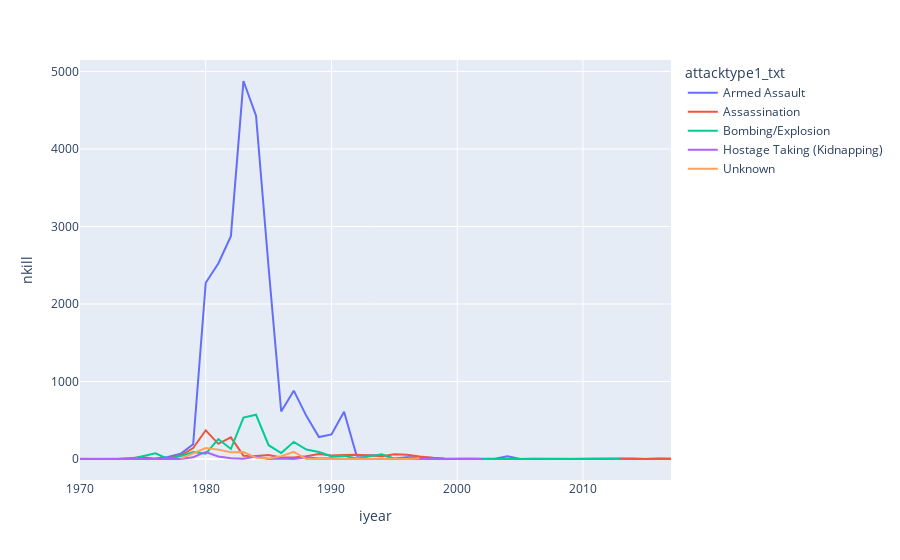

Here is the notebook cell this chart was saved with:
### Code cell
fig = px.line(df_time, x='iyear', y=value_one, color=grp)
fig.show()

### Figure 1 — Plotly figure (JSON) as saved in the notebook; plotly's stock layout.template omitted (floating-point values rounded to 4 significant figures)
{"data": [{"hovertemplate": "attacktype1_txt=Armed Assault<br>iyear=%{x}<br>nkill=%{y}<extra></extra>", "legendgroup": "Armed Assault", "line": {"color": "#636efa", "dash": "solid"}, "marker": {"symbol": "circle"}, "mode": "lines", "name": "Armed Assault", "orientation": "v", "showlegend": true, "type": "scatter", "x": [1971, 1974, 1975, 1976, 1977, 1978, 1979, 1980, 1981, 1982, 1983, 1984, 1985, 1986, 1987, 1988, 1989, 1990, 1991, 1992, 1994, 1995, 1996, 1997, 1999, 2000, 2001, 2003, 2004, 2005, 2006, 2007, 2009, 2011, 2013, 2014, 2015, 2016, 2017], "xaxis": "x", "y": [0, 0, 2, 6, 26, 68, 190, 2274, 2523, 2876, 4878, 4430, 2468, 614, 882, 557, 283, 318, 611, 43, 53, 8, 21, 24, 6, 6, 0, 4, 35, 1, 3, 0, 1, 2, 6, 5, 0, 7, 2], "yaxis": "y"}, {"hovertemplate": "attacktype1_txt=Assassination<br>iyear=%{x}<br>nkill=%{y}<extra></extra>", "legendgroup": "Assassination", "line": {"color": "#EF553B", "dash": "solid"}, "marker": {"symbol": "circle"}, "mode": "lines", "name": "Assassination", "orientation": "v", "showlegend": true, "type": "scatter", "x": [1970, 1971, 1973, 1975, 1976, 1977, 1978, 1979, 1980, 1981, 1982, 1983, 1984, 1985, 1986, 1987, 1988, 1989, 1990, 1991, 1992, 1994, 1995, 1996, 1997, 1999, 2000, 2001, 2002, 2003, 2004, 2006, 2007, 2009, 2012, 2013, 2014, 2016, 2017], "xaxis": "x", "y": [2, 0, 0, 23, 4, 6, 44, 141, 371, 196, 279, 43, 38, 51, 20, 19, 35, 64, 44, 51, 56, 37, 62, 55, 32, 0, 4, 2, 0, 1, 3, 4, 1, 2, 2, 3, 0, 2, 2], "yaxis": "y"}, {"hovertemplate": "attacktype1_txt=Bombing/Explosion<br>iyear=%{x}<br>nkill=%{y}<extra></extra>", "legendgroup": "Bombing/Explosion", "line": {"color": "#00cc96", "dash": "solid"}, "marker": {"symbol": "circle"}, "mode": "lines", "name": "Bombing/Explosion", "orientation": "v", "showlegend": true, "type": "scatter", "x": [1972, 1973, 1974, 1976, 1977, 1978, 1979, 1980, 1981, 1982, 1983, 1984, 1985, 1986, 1987, 1988, 1989, 1990, 1991, 1992, 1994, 1995, 1996, 1997, 1998, 1999, 2000, 2001, 2005, 2009, 2013], "xaxis": "x", "y": [0, 0, 0, 73, 0, 38, 90, 70, 258, 129, 535, 571, 178, 76, 221, 122, 91, 35, 43, 8, 60, 1, 8, 3, 0, 0, 1, 0, 0, 0, 0], "yaxis": "y"}, {"hovertemplate": "attacktype1_txt=Hostage Taking (Kidnapping)<br>iyear=%{x}<br>nkill=%{y}<extra></extra>", "legendgroup": "Hostage Taking (Kidnapping)", "line": {"color": "#ab63fa", "dash": "solid"}, "marker": {"symbol": "circle"}, "mode": "lines", "name": "Hostage Taking (Kidnapping)", "orientation": "v", "showlegend": true, "type": "scatter", "x": [1970, 1971, 1973, 1974, 1976, 1977, 1978, 1979, 1980, 1981, 1982, 1983, 1984, 1985, 1986, 1987, 1988, 1989, 1990, 1991, 1992, 1994, 1995, 1996, 1997, 1999, 2002], "xaxis": "x", "y": [1, 0, 0, 0, 1, 4, 1, 23, 91, 33, 9, 4, 31, 1, 8, 0, 24, 5, 9, 2, 2, 4, 6, 3, 4, 0, 0], "yaxis": "y"}, {"hovertemplate": "attacktype1_txt=Unknown<br>iyear=%{x}<br>nkill=%{y}<extra></extra>", "legendgroup": "Unknown", "line": {"color": "#FFA15A", "dash": "solid"}, "marker": {"symbol": "circle"}, "mode": "lines", "name": "Unknown", "orientation": "v", "showlegend": true, "type": "scatter", "x": [1978, 1979, 1980, 1981, 1982, 1983, 1984, 1985, 1986, 1987, 1988, 1989, 1991, 1992, 1994, 1995, 1996, 1997], "xaxis": "x", "y": [4, 73, 142, 121, 86, 90, 17, 5, 37, 91, 0, 1, 3, 3, 9, 2, 1, 10], "yaxis": "y"}], "layout": {"legend": {"title": {"text": "attacktype1_txt"}, "tracegroupgap": 0}, "margin": {"t": 60}, "xaxis": {"anchor": "y", "domain": [0, 1], "title": {"text": "iyear"}}, "yaxis": {"anchor": "x", "domain": [0, 1], "title": {"text": "nkill"}}}}
